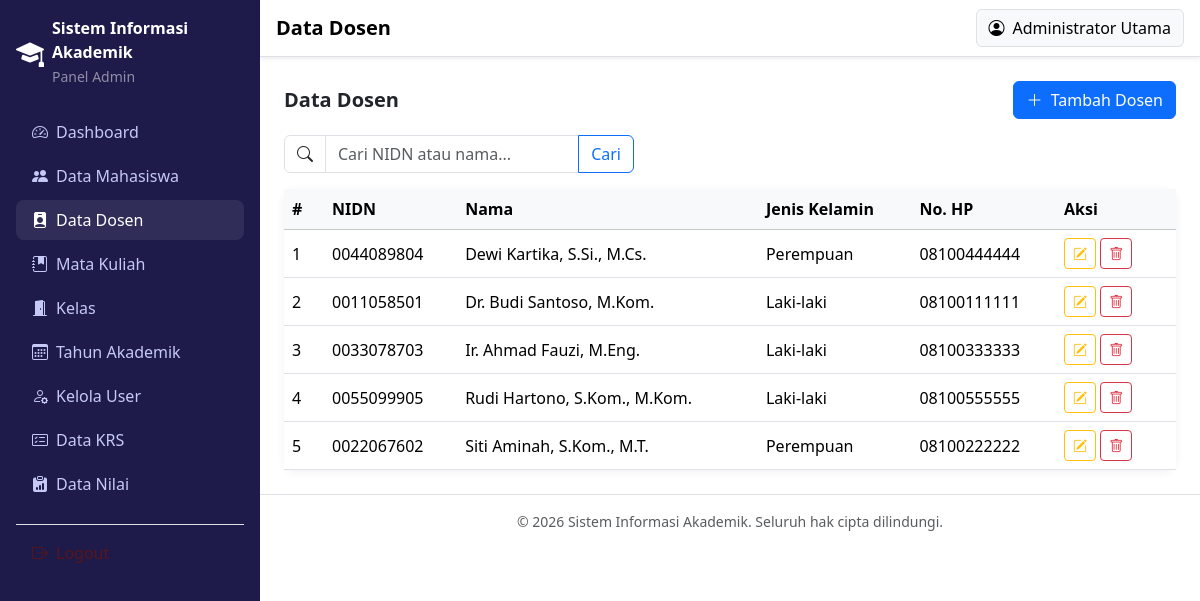
The page /admin/dosen.php (signed in) on the database its author committed.
### tables this page shows
CREATE TABLE `dosen` (
  `id` INT UNSIGNED AUTO_INCREMENT PRIMARY KEY,
  `user_id` INT UNSIGNED NOT NULL UNIQUE,
  `nidn` VARCHAR(20) NOT NULL UNIQUE,
  `nama` VARCHAR(100) NOT NULL,
  `jenis_kelamin` ENUM('L', 'P') NOT NULL,
  `no_hp` VARCHAR(20) DEFAULT NULL,
  `alamat` TEXT DEFAULT NULL,
  `foto` VARCHAR(255) DEFAULT NULL,
  `created_at` TIMESTAMP DEFAULT CURRENT_TIMESTAMP,
  CONSTRAINT `fk_dosen_user` FOREIGN KEY (`user_id`) REFERENCES `users`(`id`) ON DELETE CASCADE ON UPDATE CASCADE
);

### includes/functions.php (called while the page is built, shortened)
<?php
function cleanInput(string $value): string
{
    return trim($value);
}

### admin/dosen.php (the view, shortened to what this page needs)
<?php
require_once __DIR__ . '/../includes/functions.php';
$db = Database::getConnection();
$keyword = cleanInput($_GET['q'] ?? '');
$perHalaman = 10;
$halaman = max(1, (int) ($_GET['page'] ?? 1));
$offset = ($halaman - 1) * $perHalaman;
$whereClause = '';
$sql = "
    SELECT d.id, d.nidn, d.nama, d.jenis_kelamin, d.no_hp, d.alamat, u.username
    FROM dosen d
    JOIN users u ON u.id = d.user_id
" . $whereClause . ' ORDER BY d.nama ASC LIMIT :limit OFFSET :offset';
$stmt = $db->prepare($sql);
$stmt->bindValue(':limit', $perHalaman, PDO::PARAM_INT);
$stmt->bindValue(':offset', $offset, PDO::PARAM_INT);
$stmt->execute();
$daftarDosen = $stmt->fetchAll();
require_once __DIR__ . '/../includes/header.php';
?>
<div class="d-flex justify-content-between align-items-center mb-3 flex-wrap gap-2">
    <h5 class="fw-bold mb-0">Data Dosen</h5>
    <button type="button" class="btn btn-primary" data-bs-toggle="modal" data-bs-target="#modalDosen" onclick="bukaModalTambah()">
        <i class="bi bi-plus-lg me-1"></i> Tambah Dosen
    </button>
</div>
<form action="" method="GET" class="mb-3">
    <div class="input-group" style="max-width: 350px;">
        <span class="input-group-text bg-white"><i class="bi bi-search"></i></span>
        <input type="text" name="q" class="form-control" placeholder="Cari NIDN atau nama..." value="<?= htmlspecialchars($keyword) ?>">
        <button type="submit" class="btn btn-outline-primary">Cari</button>
    </div>
</form>
<div class="card card-stat">
    <div class="card-body p-0">
        <div class="table-responsive">
            <table class="table table-hover align-middle mb-0">
                <thead class="table-light">
                    <tr>
                        <th style="width: 40px;">#</th>
                        <th>NIDN</th>
                        <th>Nama</th>
                        <th>Jenis Kelamin</th>
                        <th>No. HP</th>
                        <th style="width: 120px;">Aksi</th>
                    </tr>
                </thead>
                <tbody>
                    <?php if (empty($daftarDosen)): ?>
                        <tr>
                            <td colspan="6" class="text-center text-muted py-3">Belum ada data dosen.</td>
                        </tr>
                    <?php else: ?>
                        <?php foreach ($daftarDosen as $i => $d): ?>
                            <tr>
                                <td><?= $offset + $i + 1 ?></td>
                                <td><?= htmlspecialchars($d['nidn']) ?></td>
                                <td><?= htmlspecialchars($d['nama']) ?></td>
                                <td><?= $d['jenis_kelamin'] === 'L' ? 'Laki-laki' : 'Perempuan' ?></td>
                                <td><?= htmlspecialchars($d['no_hp'] ?? '-') ?></td>
                                <td>
                                    <button
                                        type="button"
                                        class="btn btn-sm btn-outline-warning"
                                        title="Edit"
                                        onclick='bukaModalEdit(<?= json_encode($d, JSON_HEX_APOS | JSON_HEX_QUOT) ?>)'
                                    >
                                        <i class="bi bi-pencil-square"></i>
                                    </button>
                                    <button
                                        type="button"
                                        class="btn btn-sm btn-outline-danger"
                                        title="Hapus"
                                        onclick="konfirmasiHapus(<?= (int) $d['id'] ?>, '<?= htmlspecialchars(addslashes($d['nama'])) ?>')"
                                    >
                                        <i class="bi bi-trash"></i>
                                    </button>
                                </td>
                            </tr>
                        <?php endforeach; ?>
                    <?php endif; ?>
                </tbody>
            </table>
        </div>
    </div>
</div>
<?php require_once __DIR__ . '/../includes/footer.php'; ?>

### assets/css/style.css (style rules this page uses)
:root { --sia-primary: #4f46e5; --sia-primary-dark: #3730a3; --sia-bg-soft: #f4f5fb; }
body { font-family: 'Segoe UI', Roboto, Arial, sans-serif; }
.card-stat { border: none; border-radius: 12px; box-shadow: 0 2px 10px rgba(0, 0, 0, 0.06); }

### rows shown on the page
dosen: i "1", nidn "0044089804", nama "Dewi Kartika, S.Si., M.Cs.", jenis_kelamin "Perempuan", no_hp "08100444444"
dosen: i "2", nidn "0011058501", nama "Dr. Budi Santoso, M.Kom.", jenis_kelamin "Laki-laki", no_hp "08100111111"
dosen: i "3", nidn "0033078703", nama "Ir. Ahmad Fauzi, M.Eng.", jenis_kelamin "Laki-laki", no_hp "08100333333"
dosen: i "4", nidn "0055099905", nama "Rudi Hartono, S.Kom., M.Kom.", jenis_kelamin "Laki-laki", no_hp "08100555555"
dosen: i "5", nidn "0022067602", nama "Siti Aminah, S.Kom., M.T.", jenis_kelamin "Perempuan", no_hp "08100222222"

### other values the page prints
APP_NAME "Sistem Informasi Akademik"
$role "Admin"
$pageTitle "Data Dosen"
currentUserName() "Administrator Utama"
